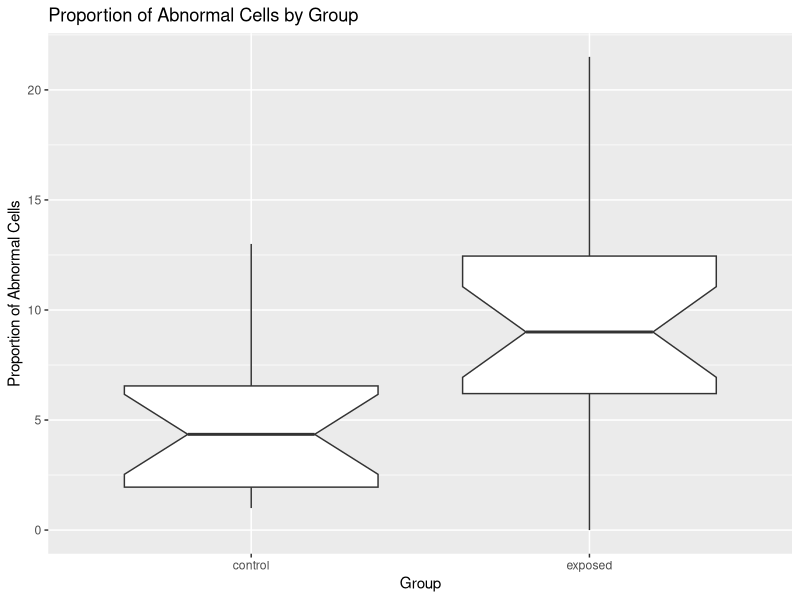
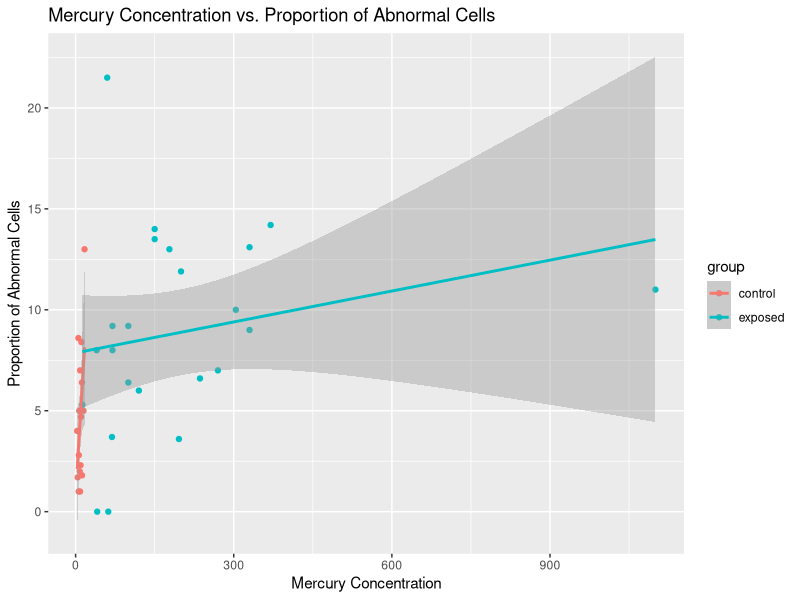
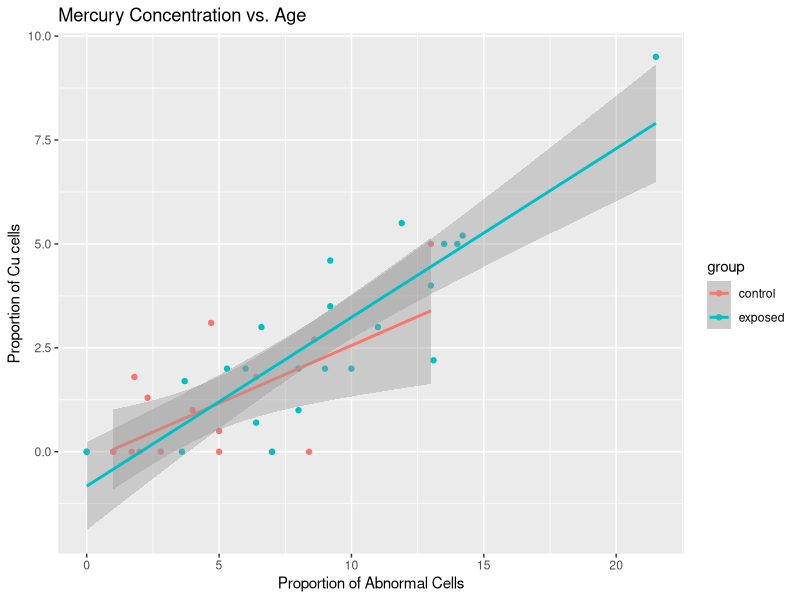
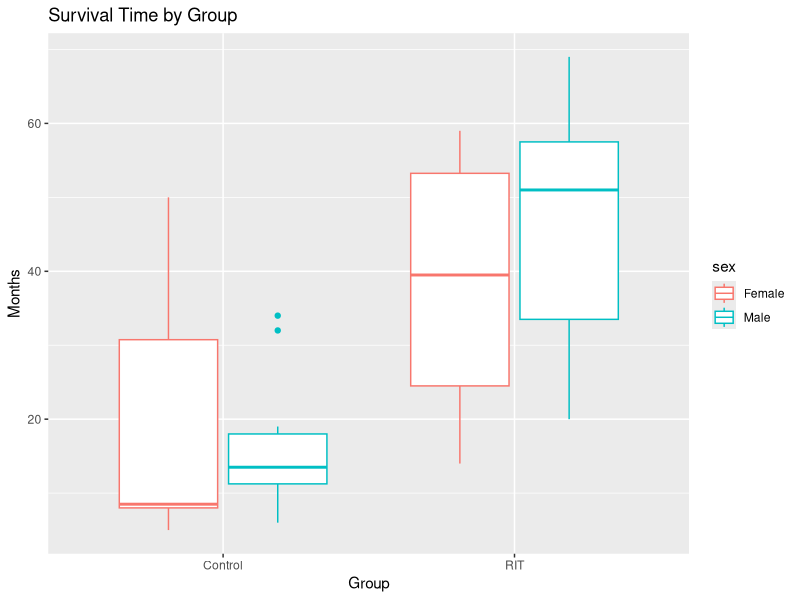
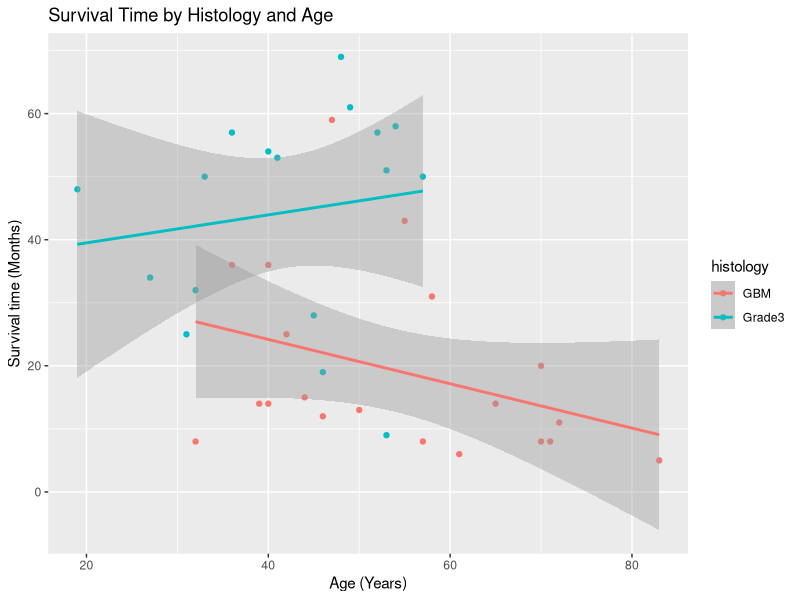
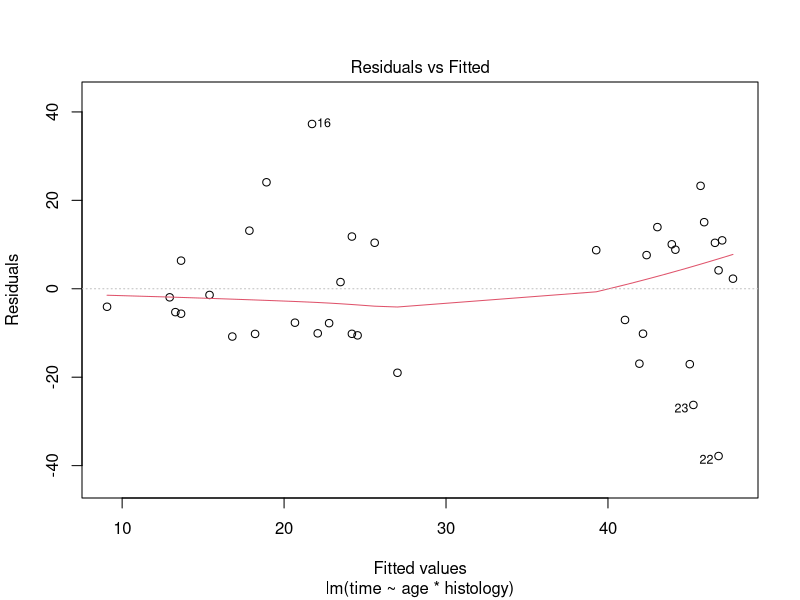
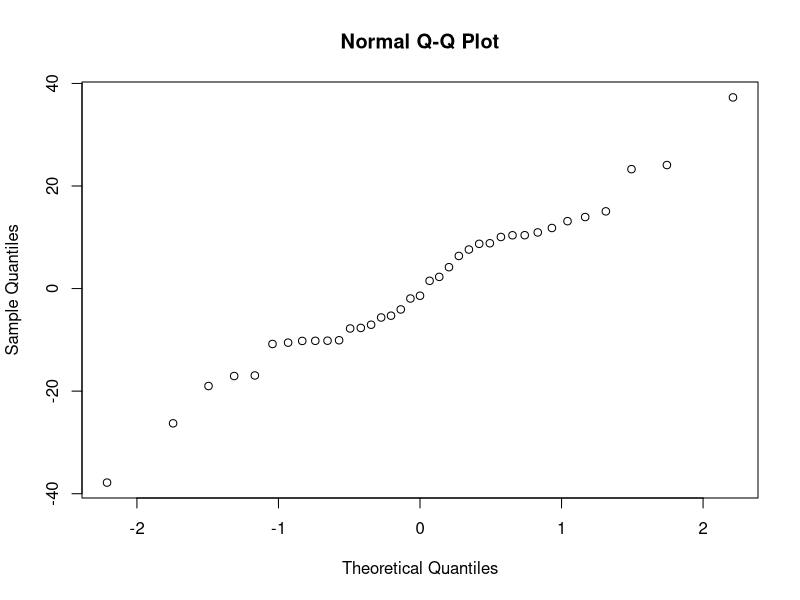
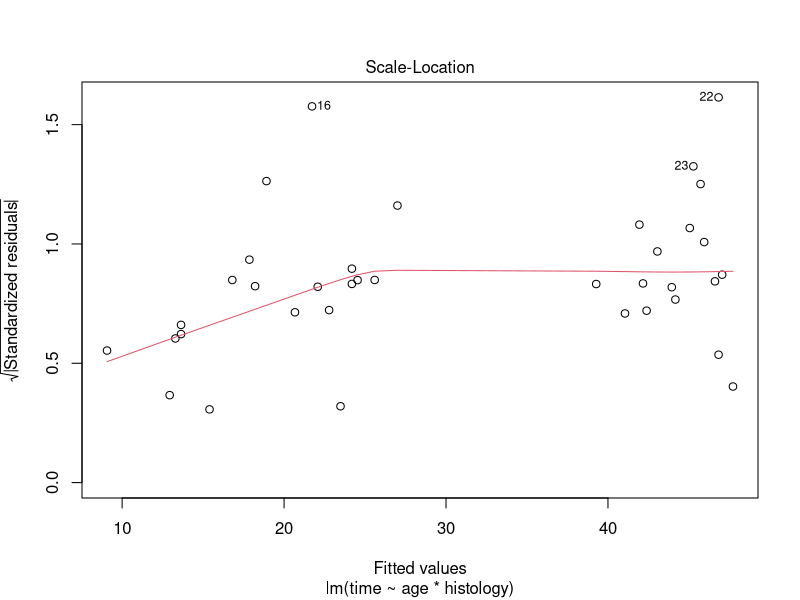

Reproduce these figures in R, in order.
## ---- chunk 1
#| echo: false
two_assum <- function(x) {
  x_var <- var(x)
  x_norm <- as.numeric(shapiro.test(x)[2])
  result <- c(x_var, x_norm)
  return(result)
}
## ---- chunk 2
#| echo: true
#| results: hide
#| 
  # Load the mercuryfish dataset
  
  library(tidyverse)
  library(coin)
  data(mercuryfish)
  mercuryfish
## ---- chunk 3
  # Check the structure of the dataset
  
  head(mercuryfish)
  
  # EDA: Boxplot of the proportion of abnormal cells by group
  
  ggplot(mercuryfish, aes(x = group, y = abnormal)) +
    geom_boxplot(notch = TRUE) +
    labs(title = "Proportion of Abnormal Cells by Group",
         x = "Group",
         y = "Proportion of Abnormal Cells")
  
  # Above se see that the exposed group has a higher proportion of abnormal
  # cells (the notches do not overlap between the two groups)
  # Let's test this formally...
  
  # Test normality of the data within the groups
  # Shapiro-Wilk test
  # H0: The distribution of my data does not differ from a normal
  # distribution
  # Ha: The distribution of my data differs from a normal distribution
  
  shapiro.test(mercuryfish$abnormal[mercuryfish$group == "control"])
  shapiro.test(mercuryfish$abnormal[mercuryfish$group == "exposed"])
  
  # Above we see that we can accept the assumption of normality for both
  # groups
  
  # What about homogeneity of variances?
  
  mercuryfish |> 
    group_by(group) |>
    summarise(sample_var = var(abnormal))
  
  # We see that the variances are more-or-less the same for the two groups

  # We could do a Levene's test to confirm this
  # Levene's test
  # H0: The variances of the groups are equal
  # Ha: The variances of the groups are not equal
  
  car::leveneTest(abnormal ~ group, data = mercuryfish)
  
  # Above we see that we accept the H0 that states that the variances
  # are equal
  # The data are normally distributed and variances are equal and we can
  # proceed with a Student's t-test
  
  # Conduct a Student's t-test to compare the proportion of abnormal cells
  # between the two groups
  
  t.test(abnormal ~ group, var.equal = TRUE, data = mercuryfish)
  
  # The p-value is less than 0.05, indicating a significant difference
  # in the proportion of abnormal cells between the control and exposed
  # groups
## ---- chunk 4
  # EDA: Scatterplot of mercury concentration vs. proportion of abnormal
  # cells
  
  ggplot(mercuryfish, aes(x = mercury, y = abnormal, color = group)) +
    geom_point() +
    geom_smooth(method = "lm", se = TRUE) +
    labs(title = "Mercury Concentration vs. Proportion of Abnormal Cells",
         x = "Mercury Concentration",
         y = "Proportion of Abnormal Cells")
  
  # Test normality of the data
  
  shapiro.test(mercuryfish$mercury[mercuryfish$group == "control"])
  shapiro.test(mercuryfish$mercury[mercuryfish$group == "exposed"])
  
  # We see that the mercury concentrations are normally distributed for the 
  # control group (we do not reject H0) but not for the exposed group
  # (we reject H0); earlier we have seen that the response variable
  # (abnormalities) is normal for both the control and the exposed groups
  
  # But since we want to model a linear relationship, now is not quite the
  # right time to do the tests for normality -- we want to do this for the
  # residuals of the model (that is, we fit the model first, and then test 
  # the residuals for normality)
  
  # We also see from the scatterplot that the data might be approximately
  # linear for the exposed group, but not for the control group where the
  # data are more scattered around very low mercury concentrations near
  # zero
   
  # We also see from the very wide confidence inrtervals that the model is
  # not very good at predicting the proportion of abnormal cells from
  # mercury concentration in the blood in the exposed group; my guess is
  # that there will not be a linear relationship between mercury
  # concentration and the proportion of abnormal cells in the control or
  # exposed groups
   
  # We can proceed with a linear regression model to assess the
  # relationship
  
  # Fit a linear regression model to assess the relationship between
  # mercury concentration and the proportion of abnormal cells
  # H0(1): There is no relationship between mercury concentration and the
  # proportion of abnormal cells
  # Ha(1): There is a relationship between mercury concentration and the
  # proportion of abnormal cells
  # H0(2): The relationship between mercury concentration and the
  # proportion of abnormal cells does not differ between the control and
  # exposed groups
  # Ha(2): The relationship between mercury concentration and the
  # proportion of abnormal cells differs between the control and exposed
  # groups
  
  model.lm <- lm(abnormal ~ mercury + group, data = mercuryfish)
  summary(model.lm)
  
  # We can now check the residuals for normality in the two groups
  # which will confirm that the model is appropriate (or not)
  
  mercuryfish$residuals <- residuals(model.lm)
  shapiro.test(mercuryfish$residuals[mercuryfish$group == "control"])
  shapiro.test(mercuryfish$residuals[mercuryfish$group == "exposed"])
  
  # We see that the residuals are normally distributed for both groups
  # and hence using a linear model was appropriate

  # The p-value for the interaction term not less than 0.05, indicating
  # that the relationship between mercury concentration and the proportion
  # of abnormal cells does not differ between the control and exposed
  # groups -- we can reject Ha(1) and Ha(2)
  # If we wanted to (recommended), we could refit the model without the 
  # interaction term
  
  # We could also do an ANCOVA instead of the linear model to test the
  # interaction term
  
  model.aov <- aov(abnormal ~ group * mercury, data = mercuryfish)
  summary(model.aov)
  
  # What do we conclude?
  # The proportion of abnormal cells differs significantly between the
  # control and exposed groups, with the exposed group exhibiting a higher
  # proportion of abnormal cells. However, the relationship between mercury
  # concentration and the proportion of abnormal cells does not differ
  # between the two groups.
  # There is a good amount of scatter in the amount of cell abnormalities
  # even in just the control group, which suggests that mercury
  # concentration alone may not be a strong predictor of cellular
  # abnormalities. Increasing the amount of mercury in the blood does not
  # necessarily lead to a linear increase but it certainly does account
  # for a few of the highest values seen in the exposed group.
## ---- chunk 5
  # EDA: Scatterplot of mercury concentration vs. age
  
  ggplot(mercuryfish, aes(x = abnormal, y = ccells, color = group)) +
    geom_point() +
    geom_smooth(method = "lm", se = TRUE) +
    labs(title = "Mercury Concentration vs. Age",
         x = "Proportion of Abnormal Cells",
         y = "Proportion of Cu cells")
  
  # We see that there is a clear linear relationship between abnormal cell
  # proportion and Cu cell proportion in both groups, and the confidence
  # intervals are narrow(-ish), indicating that the model could be
  # reasonably good at predicting Cu cell proportion from the proportion of
  # abnormal cells
  
  # We know the relationship between continuous covariates is linear and
  # may therefore proceed with a linear regression model; the remaining
  # assumptions will be tested afterwards
  
  # Fit a linear regression model to assess the relationship between the 
  # proportion of Cu cells and the proportion of abnormal cells
  # H0(1): There is no relationship between the proportion of Cu cells and
  # the proportion of abnormal cells
  # Ha(1): There is a relationship between the proportion of Cu cells and
  # the proportion of abnormal cells
  # H0(2): The relationship between the proportion of Cu cells and the
  # proportion of abnormal cells does not differ between the control and
  # exposed groups
  # Ha(2): The relationship between the proportion of Cu cells and the
  # proportion of abnormal cells differs between the control and exposed
  # groups
  
  model.lm2 <- lm(ccells ~ abnormal + group, data = mercuryfish)
  summary(model.lm2)

  # We can now check the residuals for normality in the two groups
  # which will confirm that the model is appropriate (or not)
  
  mercuryfish$residuals2 <- residuals(model.lm2)
  shapiro.test(mercuryfish$residuals2[mercuryfish$group == "control"])
  shapiro.test(mercuryfish$residuals2[mercuryfish$group == "exposed"])
  
  # We see that the residuals are normally distributed for both groups
  # and hence using a linear model was appropriate

  # The p-value 'abnormal' term is less than 0.05, indicating that the
  # relationship between the proportion of abnormal cells and the
  # proportion of Cu cells is significant -- we accept Ha(1)
  # The p-value for the interaction term is not less than 0.05, indicating
  # that the relationship between the proportion of abnormal cells and the
  # proportion of Cu cells does not differ between the control and exposed
  # groups -- we do not reject H0(2)
    
  # What do we conclude?
  # The proportion of Cu cells is significantly related to the proportion
  # of abnormal cells, with a higher proportion of abnormal cells
  # corresponding to a higher proportion of Cu cells. This relationship
  # does not differ between the control and exposed groups. The model is
  # appropriate for predicting the proportion of Cu cells from the
  # proportion of abnormal cells, as the residuals are normally distributed
  # for both groups.
  
  # Alternative approaches for assigning marks: Instead of doing a linear
  # regression with interaction term, which I did not formally teach,
  # equally justified are individual linear regressions for each group
  # and using the confidence intervals to make inferences. This would
  # involve fitting two linear regression models, one for each group, and
  # comparing the confidence intervals of the coefficients to determine if
  # the relationship between the proportion of Cu cells and the proportion
  # of abnormal cells differs between the two groups. This would apply to
  # all the other questions as well.
  
  # Or, in part (c), we could have done correlations for each group and
  # compared the correlation coefficients to determine if the relationship
  # between the proportion of abnormal cells and the proportion of Cu cells
  # differs between the two groups.
## ---- chunk 6
  # Load the glioma dataset
  data(glioma, package = "coin")
  
  # Check the structure of the dataset
  str(glioma)
  
  # Summary statistics
  summary(glioma)
  
  # EDA: Boxplot of survival
  ggplot(glioma, aes(x = group, y = time)) +
    geom_boxplot(notch = FALSE, aes(colour = sex)) +
    labs(title = "Survival Time by Group",
       x = "Group",
       y = "Months")
  
  # There does seem to be an effect of group on survival time, with the 
  # radioimmunotherapy group having a higher median survival time
  # than the control group
  # A sex-related effect does not seem present
  
  # Looking at the box and whisker plot, there seems to be an issue with 
  # the assumption of normality. Let's test the normality of the data
  # using the Shapiro-Wilk test:
  
  # Shapiro-Wilk test for normality
  # H0: The data are normally distributed
  # Ha: The data are not normally distributed
  # (seperate hypotheses for sex and group))
  
  shapiro.test(glioma$tim[glioma$group == "Control"])
  shapiro.test(glioma$tim[glioma$group == "RIT"])
  shapiro.test(glioma$tim[glioma$sex == "Female"])
  shapiro.test(glioma$tim[glioma$sex == "Male"])
  
  # The p-values are less than 0.05 for the control group and for both
  # sexes, indicating that the data are not normally distributed. We will
  # use non-parametric tests to compare the survival times between the
  # two groups within the factors.
  
  # We must also check the homogeneity of variances using Levene's test:
  # H0: The variances are equal
  # Ha: The variances are not equal
  
  car::leveneTest(time ~ group, data = glioma)
  car::leveneTest(time ~ sex, data = glioma)
  
  # Variances are the same everywhere; nevertheless, due to the 
  # non-normal data, we will have to use a non-parametric test.
  
  # We will check for differences between groups formally using the
  # Kruskal-Wallis test:
  
  # Kruskal-Wallis test
  # H0: The medians of the groups are equal
  # Ha: At least one median is different
  # (to be stated separately for group and sex)
  
  kruskal.test(time ~ group, data = glioma)
  kruskal.test(time ~ sex, data = glioma)

  # The p-value is less than 0.05, indicating that there is a significant
  # difference in survival time between the two groups. We reject the null
  # hypothesis and conclude that the medians of the groups are not equal,
  # but we do not reject the H0 for sex differences.
  
  # We cannot do a formal stats test to look for significant interaction 
  # terms between sex and group due to the non-normality of the data (i.e.
  # there is not non-parametric equivalent for a two-way ANOVA); However, we
  # can simply look at the box-and-whisker plot: there does not seem to be
  # a significant interaction as the response is the same regardless of
  # sex within each group.
## ---- chunk 7
  # EDA: Line/scatterplot of survival by histology and age
  ggplot(glioma, aes(x = age, y = time)) +
    geom_point(aes(colour = histology)) +
    geom_smooth(method = "lm", se = TRUE, aes(colour = histology)) +
    labs(title = "Survival Time by Histology and Age",
       x = "Age (Years)",
       y = "Survival time (Months)")
  
  # There does not seem to be a clear effect of age on survival time
  # within each histology group. Notice the wide confidence intervals
  # at the starts and ends of the age range for each histology group:
  # the starts and ends overlap within each group suggesting a statistically
  # insignificant effect of age
  
  # We can test formally with a linear model:
   
  # Linear model
  # H0: There is no interaction between age and histology
  # Ha: There is an interaction between age and histology
  
  model.lm <- lm(time ~ age * histology, data = glioma)
  summary(model.lm)
  
  # Before we can interpret the linear model fit, we must check that the lm
  # is indeed suited to the data. We can do this by checking the residuals:
  
  # Residuals vs Fitted plot
  plot(model.lm, which = 1)
  
  # Or you could check normality of residuals with a QQ plot:
  
  # Normal Q-Q plot
  
  qqnorm(model.lm$residuals)
  
  # Or you could check for homogeneity of variances with a residuals vs
  # fitted plot:
  
  # Residuals vs Fitted plot
  
  plot(model.lm, which = 3)
   
  # Or simply assess the normality of the residuals with a Shapiro-Wilk test:
  
  # Shapiro-Wilk test for normality
  
  glioma$residuals <- model.lm$residuals
  
  shapiro.test(glioma$residuals[glioma$group == "RIT"])
  shapiro.test(glioma$residuals[glioma$group == "Control"])
  
  # Okay, residuals are normal according to most tests above.
  
  # The interaction term is not significant, indicating that there is no
  # interaction between age and histology on survival time.
  
  # We will use the Kruskal-Wallis test to compare survival times between
  # the different histology groups:
  
  # Kruskal-Wallis test
  # H0: The medians of the histology groups are equal
  # Ha: At least one median is different
  
  kruskal.test(time ~ histology, data = glioma)
  
  # The p-value is less than 0.05, indicating that there is a significant
  # difference in survival time between the histology groups. We reject the
  # null hypothesis and conclude that the medians of the histology groups
  # are not equal.
  
  # We cannot do a formal stats test to look for significant interaction
  # terms between age and histology due to the non-normality of the data;
  # However, we can simply look at the box-and-whisker plot: there does not
  # seem to be a significant interaction as the response is the same
  # regardless of age within each histology group.
  
  # Or we can test with an ANCOVA instead of the linear model above
  # (start first with the assumption of normality and variances
  # within the histology groups -- Levene's test and Shapiro-Wilk's test)
  
  model.aov1 <- aov(time ~ histology * age, data = glioma)
  summary(model.aov1)
  
  # The outcome is the same as the linear model above: there is no
  # interaction between age and histology on survival time.
## ---- chunk 8

## ---- chunk 9
feed_1 <- c(60.8, 57.0, 65.0, 58.6, 61.7)
feed_2 <- c(68.7, 67.7, 74.0, 66.3, 69.8)
feed_3 <- c(102.6, 102.1, 100.2, 96.5, 110.3)
feed_4 <- c(87.9, 84.2, 83.1, 85.7, 90.3)

bacon <- data.frame(cbind(feed_1, feed_2, feed_3, feed_4))
